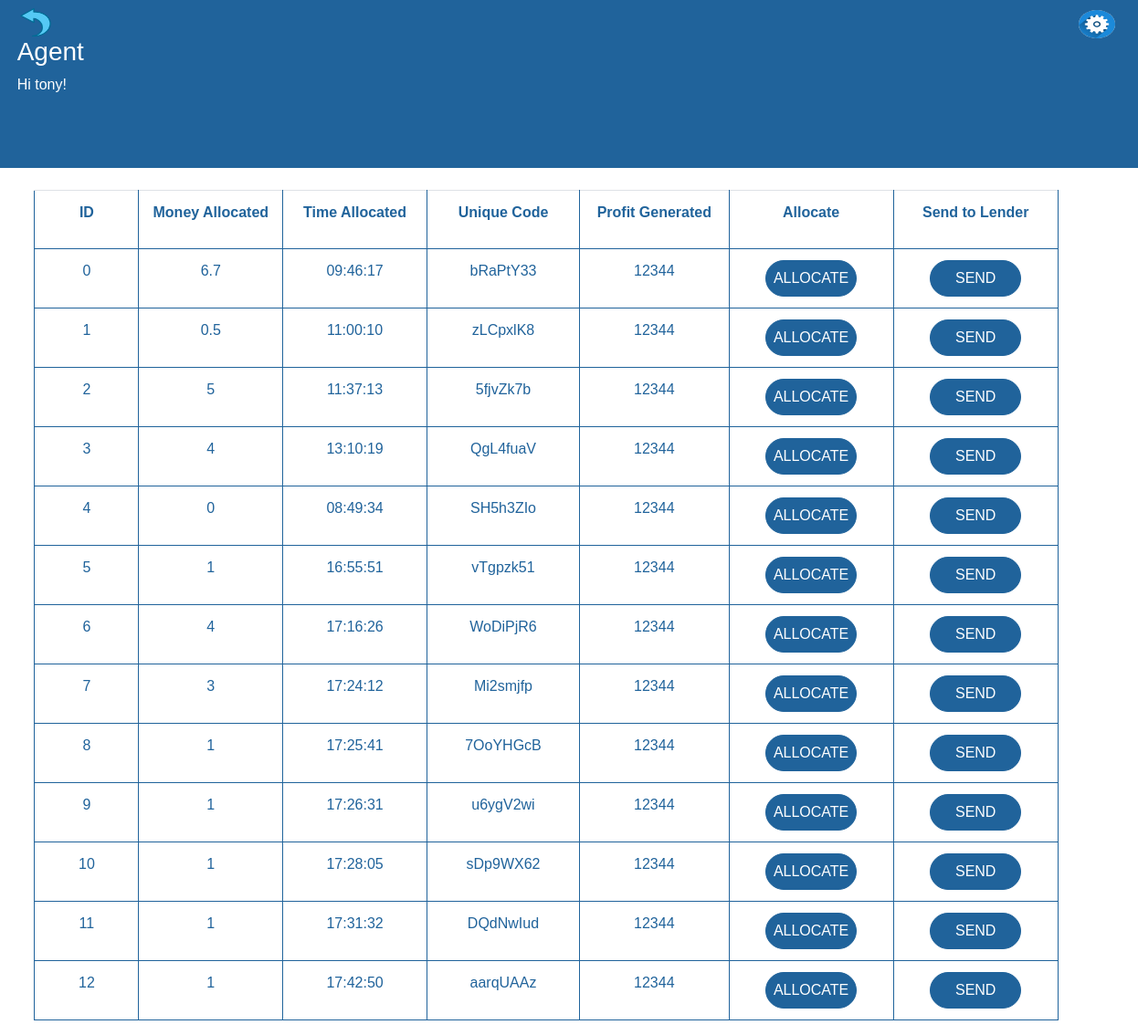
/Agent_Dashboard/moremoney.php (signed in), run on the app's committed database.
### tables this page shows
CREATE TABLE `agent_reg` (
  `id` int(7) NOT NULL,
  `username` varchar(30) NOT NULL,
  `email` varchar(30) NOT NULL,
  `phonenumber` int(12) NOT NULL,
  `ID_Number` int(8) NOT NULL,
  `password` varchar(15) NOT NULL,
  `confirmpassword` varchar(15) NOT NULL,
  `account_number` int(8) NOT NULL
);

CREATE TABLE `lender_transactions` (
  `id` int(7) NOT NULL,
  `account_balance` int(7) DEFAULT 0,
  `agent_account_number` int(8) NOT NULL,
  `lent_amount` float NOT NULL,
  `lender_id` int(7) NOT NULL,
  `time_allocated` varchar(20) NOT NULL DEFAULT current_timestamp(),
  `unique_code` varchar(8) NOT NULL
);

### Agent_Dashboard/moremoney.php (the view, shortened to what this page needs)
<?php
Require '../Functions/connect.php';
if (isset($_SESSION['user'])){
$var_session=$_SESSION["user"];
$user_query = mysqli_query($conn,"select * from agent_reg where email='$var_session'");
$user_data = mysqli_fetch_assoc($user_query);
?>
<!DOCTYPE html>
<html lang="en">
<head>
    <link rel="stylesheet" href="https://maxcdn.bootstrapcdn.com/bootstrap/4.0.0/css/bootstrap.min.css">
    <link rel="stylesheet" href="../css/index.css">
    <link rel="stylesheet" href="../css/table.css">
</head>
<body>
    <nav>
    <div class="back">
    <a href="./index.php"><img src="../Images/back.png" alt="back" height="31px" width="40px"></a>
    </div>
<div class="details">
<h3>Agent</h3>
<p>Hi <?php echo $user_data['username']; ?>!</p>
</div>
<div class="settings">
  <a href="settings.php"><img src="../Images/settings.png" alt="back" height="31px" width="40px"></a>
</div>
</nav>
<br>
 <div class="table">
 <table>
  <thead class="head">
    <tr>
      <td>ID</td>
      <td>Money Allocated</td>
      <td>Time Allocated</td>
      <td>Unique Code</td>
      <td>Profit Generated</td>
      <td>Allocate</td>
      <td>Send to Lender</td>
    </tr>
  </thead>
  <tbody>
    <?php
    $id_count = 0;
    $stmt = $conn->prepare("SELECT * from lender_transactions");
    $stmt->execute();
    $result = $stmt->get_result();
    while ($row = $result->fetch_assoc()) {
      ?>
      <tr>
        <td><?php echo $id_count; ?></td>
        <td><?php echo $row['lent_amount']; ?></td>
        <td><?php echo $row['time_allocated']; ?></td>
        <td><?php echo $row['unique_code']; ?></td>
        <td>12344</td>
        <td>
          <button class="allocate-btn" data-toggle="modal" data-target="#allocationModal-<?php echo $row['unique_code']; ?>" data-row-id="<?php echo $id_count; ?>">ALLOCATE</button>
        </td>
        <td><button>SEND</button></td>
      </tr>
      <?php
      $id_count = $id_count + 1;
    } ?>
  </tbody>
</table>
 </div>
</body>
</html>
<?php
    }
    else {
        echo "<script>
                location.replace('../agentlogin.php');
            </script>";
    }
 ?>

### css/index.css (style rules this page uses)
body, html { font-family: Verdana, Geneva, Tahoma, sans-serif; margin: 0; }
nav { background-color: #20639B; color: white; height: 23vh; }
.back { margin-left: 1.5%; }
.back img { margin-top: 0.7%; }
.back a { text-decoration: none; color: white; cursor: pointer; }
.details h3 { margin-left: 1.5%; }
.details p { margin-left: 1.5%; }
.settings { position: absolute; right: 2%; top: 1%; }
.settings a { color: white; text-decoration: none; }
.settings img { border-radius: 50%; }

### css/table.css (style rules this page uses)
.table { margin-left: 3%; }
table { border-collapse: collapse; }
table, th, td { width: 33vw; border: 1px solid #20639B; text-align: center; height: 8vh; color: #20639B; }
table, th { width: 90vw; }
.head { font-weight: bold; color: #20639B; }
.table button { height: 5vh; width: 8vw; background-color: #20639B; color: white; border-radius: 20px; border: 1px solid #20639B; cursor: pointer; }

### data on the page
agent_reg: username "tony"
lender_transactions: lent_amount "6.7", time_allocated "09:46:17", unique_code "bRaPtY33"
lender_transactions: lent_amount "0.5", time_allocated "11:00:10", unique_code "zLCpxlK8"
lender_transactions: lent_amount "5", time_allocated "11:37:13", unique_code "5fjvZk7b"
lender_transactions: lent_amount "4", time_allocated "13:10:19", unique_code "QgL4fuaV"
lender_transactions: lent_amount "0", time_allocated "08:49:34", unique_code "SH5h3ZIo"
lender_transactions: lent_amount "1", time_allocated "16:55:51", unique_code "vTgpzk51"
lender_transactions: lent_amount "4", time_allocated "17:16:26", unique_code "WoDiPjR6"
lender_transactions: lent_amount "3", time_allocated "17:24:12", unique_code "Mi2smjfp"
lender_transactions: lent_amount "1", time_allocated "17:25:41", unique_code "7OoYHGcB"
lender_transactions: lent_amount "1", time_allocated "17:26:31", unique_code "u6ygV2wi"
lender_transactions: lent_amount "1", time_allocated "17:28:05", unique_code "sDp9WX62"
lender_transactions: lent_amount "1", time_allocated "17:31:32", unique_code "DQdNwIud"
lender_transactions: lent_amount "1", time_allocated "17:42:50", unique_code "aarqUAAz"
